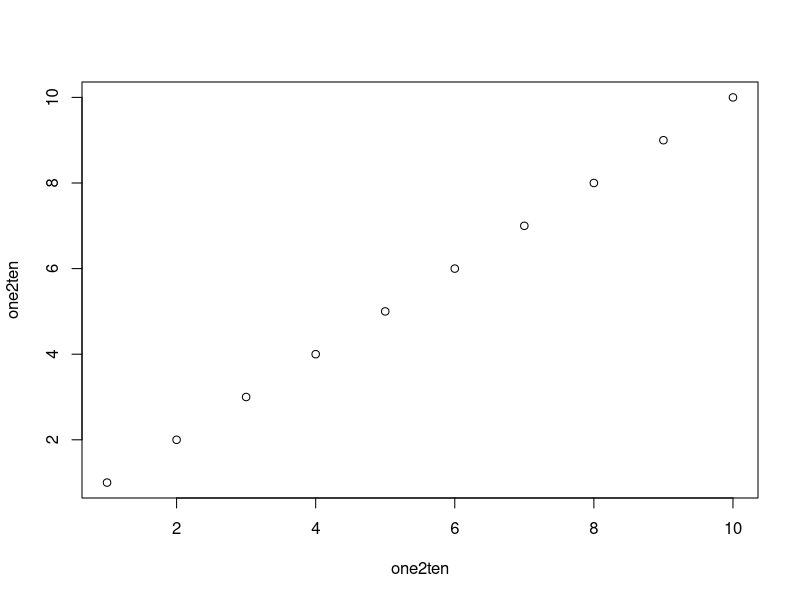
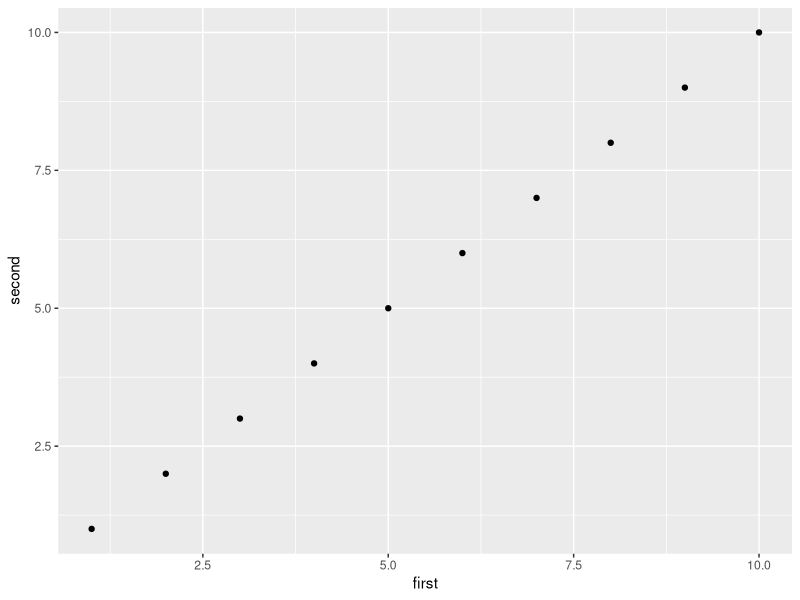
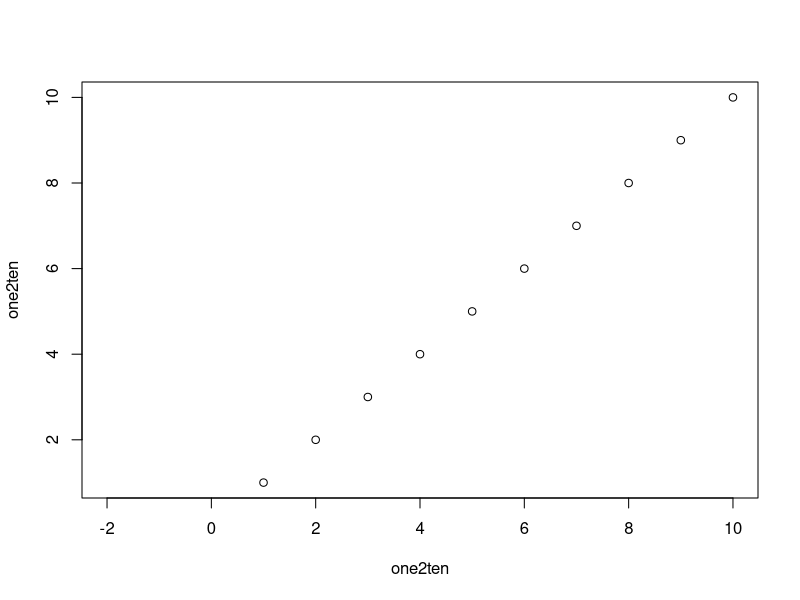
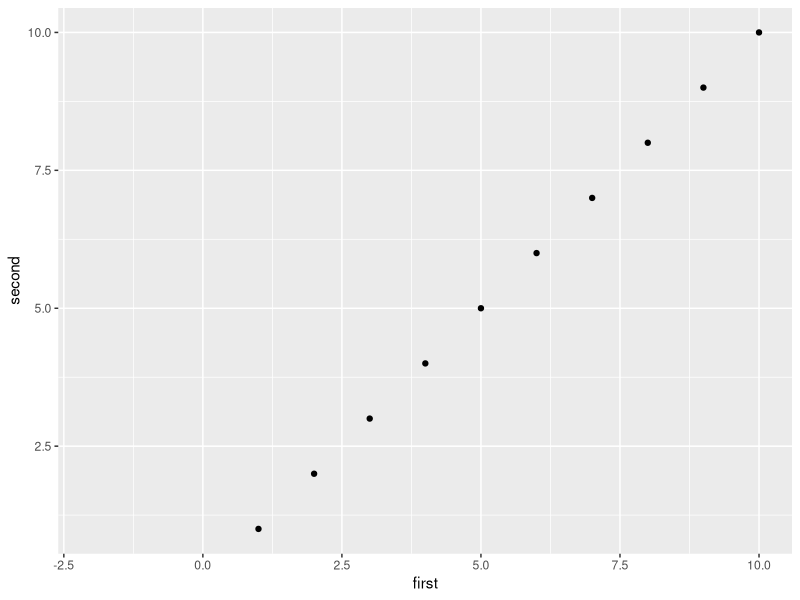
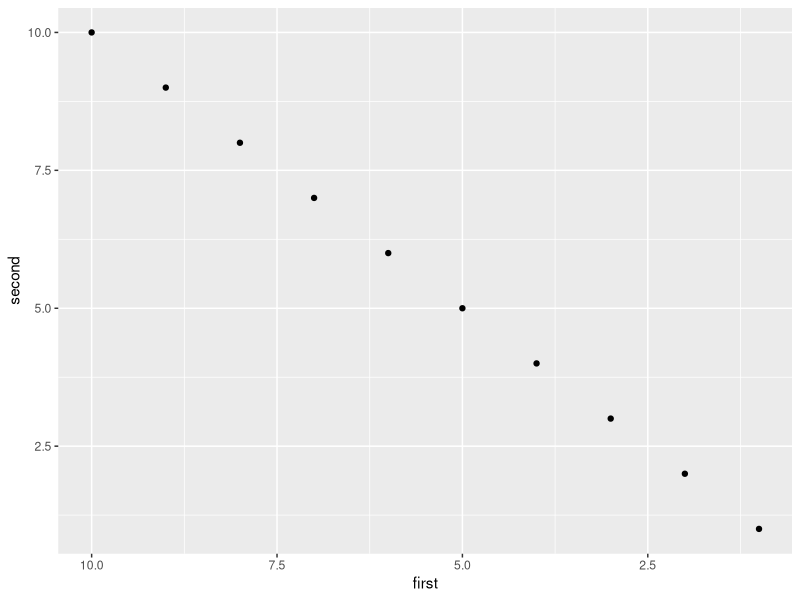
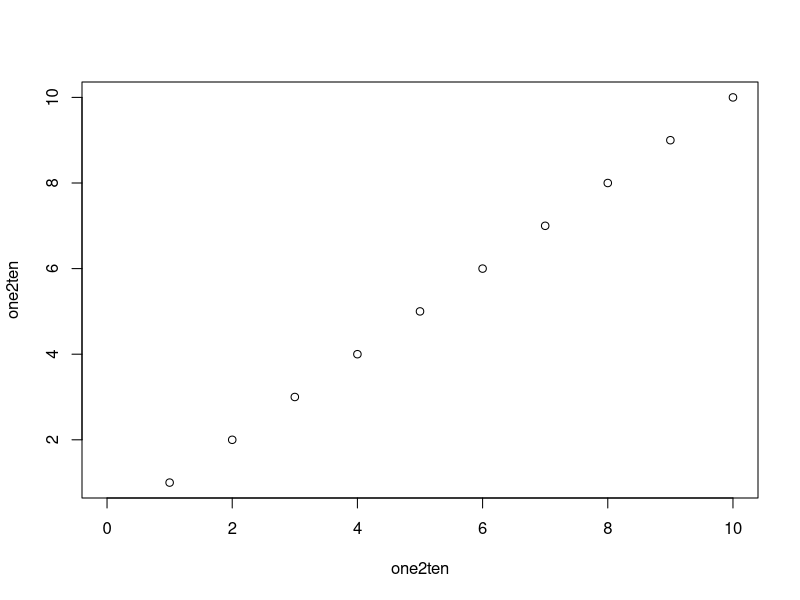
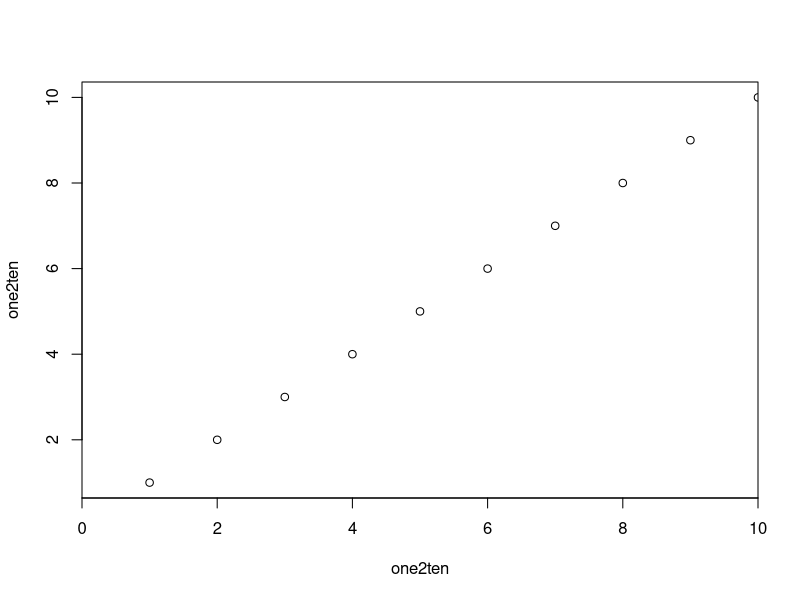
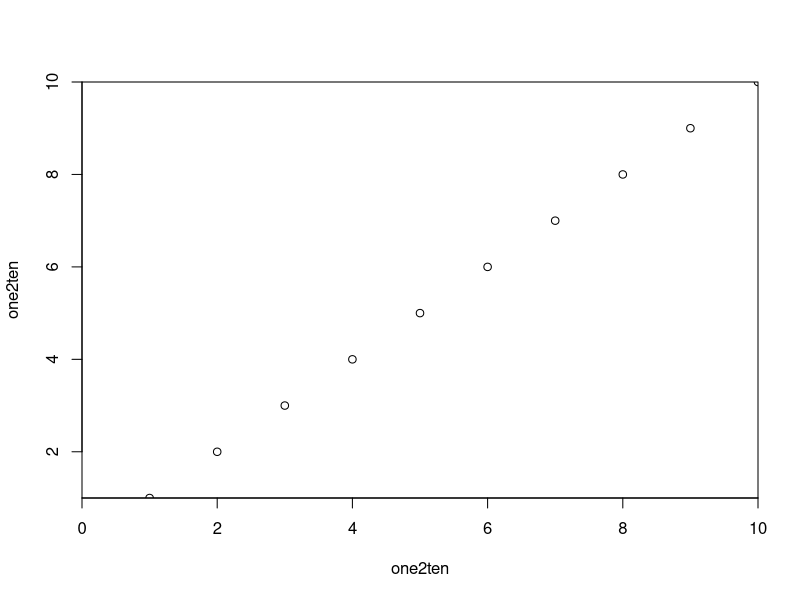

These figures' R source, in order:
## Applying 'limits'

# Setting basic limits
one2ten <- 1:10

# Creating a dataframe
ggdat <- data.frame(first=one2ten, second=one2ten)

# Base plot
plot(one2ten, one2ten)

# Base ggplot
require(ggplot2)
print(qplot(first, second, data=ggdat))

# Setting typical limits
# Base
plot(one2ten, one2ten, xlim=c(-2,10))

# ggplot
print(qplot(first, second, data=ggdat) + xlim(-2, 10))

# Reverse direction
# ggplot
print(qplot(first, second, data=ggdat) + xlim(10, 1))

## 'Expansion' : To plot all data inside the plot area
plot(one2ten, one2ten, xlim=c(0,10))
par("usr")

# Specifying axes [base]
plot(one2ten, one2ten, xlim=c(0,10), xaxs="i")
plot(one2ten, one2ten, xlim=c(0,10), xaxs="i", yaxs="i")

# Specifying axes [ggplot]
print(qplot(first, second, data=ggdat) +
        scale_x_continuous(expand=c(0,0)))

